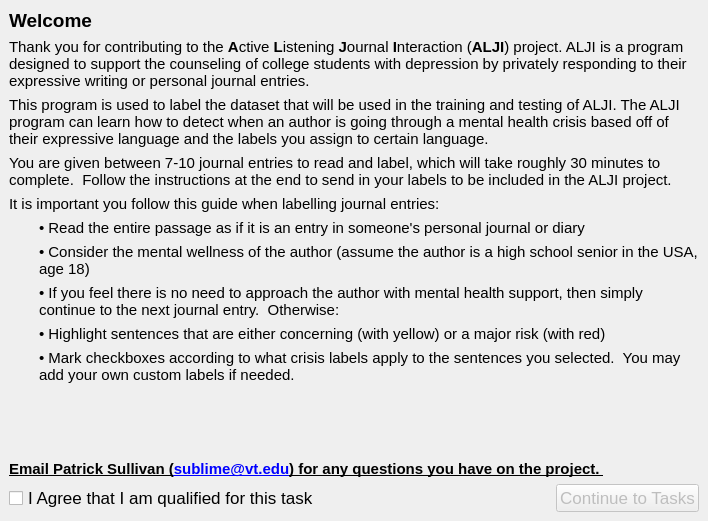
<?xml version="1.0" encoding="UTF-8"?>
<ui version="4.0">
 <author>Patrick Sullivan</author>
 <class>IntroWindow</class>
 <widget class="QMainWindow" name="IntroWindow">
  <property name="geometry">
   <rect>
    <x>0</x>
    <y>0</y>
    <width>708</width>
    <height>521</height>
   </rect>
  </property>
  <property name="minimumSize">
   <size>
    <width>300</width>
    <height>300</height>
   </size>
  </property>
  <property name="windowTitle">
   <string>ALJI Journal Label Helper</string>
  </property>
  <property name="layoutDirection">
   <enum>Qt::LeftToRight</enum>
  </property>
  <widget class="QWidget" name="centralwidget">
   <property name="minimumSize">
    <size>
     <width>618</width>
     <height>471</height>
    </size>
   </property>
   <layout class="QVBoxLayout" name="verticalLayout">
    <item>
     <widget class="QLabel" name="WelcomeLabel">
      <property name="font">
       <font>
        <pointsize>14</pointsize>
        <weight>75</weight>
        <bold>true</bold>
       </font>
      </property>
      <property name="frameShape">
       <enum>QFrame::NoFrame</enum>
      </property>
      <property name="text">
       <string>Welcome</string>
      </property>
      <property name="scaledContents">
       <bool>false</bool>
      </property>
      <property name="alignment">
       <set>Qt::AlignLeading|Qt::AlignLeft|Qt::AlignTop</set>
      </property>
      <property name="wordWrap">
       <bool>true</bool>
      </property>
     </widget>
    </item>
    <item>
     <widget class="QLabel" name="InstructionsLabel">
      <property name="enabled">
       <bool>true</bool>
      </property>
      <property name="font">
       <font>
        <pointsize>11</pointsize>
       </font>
      </property>
      <property name="mouseTracking">
       <bool>false</bool>
      </property>
      <property name="acceptDrops">
       <bool>false</bool>
      </property>
      <property name="autoFillBackground">
       <bool>false</bool>
      </property>
      <property name="frameShape">
       <enum>QFrame::NoFrame</enum>
      </property>
      <property name="text">
       <string>&lt;html&gt;&lt;head/&gt;&lt;body&gt;&lt;p&gt;Thank you for contributing to the &lt;span style=&quot; font-weight:600;&quot;&gt;A&lt;/span&gt;ctive &lt;span style=&quot; font-weight:600;&quot;&gt;L&lt;/span&gt;istening &lt;span style=&quot; font-weight:600;&quot;&gt;J&lt;/span&gt;ournal &lt;span style=&quot; font-weight:600;&quot;&gt;I&lt;/span&gt;nteraction (&lt;span style=&quot; font-weight:600;&quot;&gt;ALJI&lt;/span&gt;) project.  ALJI is a program designed to support the counseling of college students with depression by privately responding to their expressive writing or personal journal entries.     &lt;/p&gt;&lt;/body&gt;&lt;/html&gt;</string>
      </property>
      <property name="textFormat">
       <enum>Qt::RichText</enum>
      </property>
      <property name="scaledContents">
       <bool>false</bool>
      </property>
      <property name="alignment">
       <set>Qt::AlignLeading|Qt::AlignLeft|Qt::AlignTop</set>
      </property>
      <property name="wordWrap">
       <bool>true</bool>
      </property>
      <property name="indent">
       <number>-1</number>
      </property>
     </widget>
    </item>
    <item>
     <widget class="QLabel" name="LabelHelpLabel">
      <property name="font">
       <font>
        <pointsize>11</pointsize>
       </font>
      </property>
      <property name="frameShape">
       <enum>QFrame::NoFrame</enum>
      </property>
      <property name="text">
       <string>&lt;html&gt;&lt;head/&gt;&lt;body&gt;&lt;p&gt;This program is used to label the dataset that will be used in the training and testing of ALJI.  The ALJI program can learn how to detect when an author is going through a mental health crisis based off of their expressive language and the labels you assign to certain language.  &lt;/p&gt;&lt;/body&gt;&lt;/html&gt;</string>
      </property>
      <property name="textFormat">
       <enum>Qt::RichText</enum>
      </property>
      <property name="alignment">
       <set>Qt::AlignLeading|Qt::AlignLeft|Qt::AlignTop</set>
      </property>
      <property name="wordWrap">
       <bool>true</bool>
      </property>
     </widget>
    </item>
    <item>
     <widget class="QLabel" name="TaskOverviewLabel">
      <property name="font">
       <font>
        <pointsize>11</pointsize>
       </font>
      </property>
      <property name="text">
       <string>You are given between 7-10 journal entries to read and label, which will take roughly 30 minutes to complete.  Follow the instructions at the end to send in your labels to be included in the ALJI project.</string>
      </property>
      <property name="textFormat">
       <enum>Qt::AutoText</enum>
      </property>
      <property name="wordWrap">
       <bool>true</bool>
      </property>
     </widget>
    </item>
    <item>
     <widget class="QLabel" name="label_2">
      <property name="font">
       <font>
        <pointsize>11</pointsize>
       </font>
      </property>
      <property name="text">
       <string>It is important you follow this guide when labelling journal entries:</string>
      </property>
      <property name="textFormat">
       <enum>Qt::AutoText</enum>
      </property>
      <property name="wordWrap">
       <bool>true</bool>
      </property>
     </widget>
    </item>
    <item>
     <layout class="QVBoxLayout" name="TaskListVertLayout">
      <property name="spacing">
       <number>6</number>
      </property>
      <property name="sizeConstraint">
       <enum>QLayout::SetDefaultConstraint</enum>
      </property>
      <property name="leftMargin">
       <number>30</number>
      </property>
      <item>
       <widget class="QLabel" name="TaskListLabel_1">
        <property name="sizePolicy">
         <sizepolicy hsizetype="Expanding" vsizetype="Minimum">
          <horstretch>0</horstretch>
          <verstretch>0</verstretch>
         </sizepolicy>
        </property>
        <property name="font">
         <font>
          <pointsize>11</pointsize>
         </font>
        </property>
        <property name="mouseTracking">
         <bool>true</bool>
        </property>
        <property name="acceptDrops">
         <bool>false</bool>
        </property>
        <property name="frameShape">
         <enum>QFrame::NoFrame</enum>
        </property>
        <property name="text">
         <string>• Read the entire passage as if it is an entry in someone's personal journal or diary</string>
        </property>
        <property name="textFormat">
         <enum>Qt::AutoText</enum>
        </property>
        <property name="scaledContents">
         <bool>false</bool>
        </property>
        <property name="alignment">
         <set>Qt::AlignLeading|Qt::AlignLeft|Qt::AlignTop</set>
        </property>
        <property name="wordWrap">
         <bool>true</bool>
        </property>
        <property name="margin">
         <number>0</number>
        </property>
        <property name="indent">
         <number>-1</number>
        </property>
       </widget>
      </item>
      <item>
       <widget class="QLabel" name="TaskListLabel_4">
        <property name="sizePolicy">
         <sizepolicy hsizetype="Expanding" vsizetype="Minimum">
          <horstretch>0</horstretch>
          <verstretch>0</verstretch>
         </sizepolicy>
        </property>
        <property name="font">
         <font>
          <pointsize>11</pointsize>
         </font>
        </property>
        <property name="mouseTracking">
         <bool>true</bool>
        </property>
        <property name="frameShape">
         <enum>QFrame::NoFrame</enum>
        </property>
        <property name="text">
         <string>• Consider the mental wellness of the author (assume the author is a high school senior in the USA, age 18)</string>
        </property>
        <property name="textFormat">
         <enum>Qt::AutoText</enum>
        </property>
        <property name="scaledContents">
         <bool>false</bool>
        </property>
        <property name="alignment">
         <set>Qt::AlignLeading|Qt::AlignLeft|Qt::AlignTop</set>
        </property>
        <property name="wordWrap">
         <bool>true</bool>
        </property>
        <property name="margin">
         <number>0</number>
        </property>
        <property name="indent">
         <number>-1</number>
        </property>
       </widget>
      </item>
      <item>
       <widget class="QLabel" name="TaskListLabel_3">
        <property name="sizePolicy">
         <sizepolicy hsizetype="Expanding" vsizetype="Minimum">
          <horstretch>0</horstretch>
          <verstretch>0</verstretch>
         </sizepolicy>
        </property>
        <property name="font">
         <font>
          <pointsize>11</pointsize>
         </font>
        </property>
        <property name="mouseTracking">
         <bool>true</bool>
        </property>
        <property name="frameShape">
         <enum>QFrame::NoFrame</enum>
        </property>
        <property name="text">
         <string>• If you feel there is no need to approach the author with mental health support, then simply continue to the next journal entry.  Otherwise:</string>
        </property>
        <property name="textFormat">
         <enum>Qt::AutoText</enum>
        </property>
        <property name="scaledContents">
         <bool>false</bool>
        </property>
        <property name="alignment">
         <set>Qt::AlignLeading|Qt::AlignLeft|Qt::AlignTop</set>
        </property>
        <property name="wordWrap">
         <bool>true</bool>
        </property>
        <property name="margin">
         <number>0</number>
        </property>
        <property name="indent">
         <number>-1</number>
        </property>
       </widget>
      </item>
      <item>
       <widget class="QLabel" name="TaskListLabel_2">
        <property name="sizePolicy">
         <sizepolicy hsizetype="Expanding" vsizetype="Minimum">
          <horstretch>0</horstretch>
          <verstretch>0</verstretch>
         </sizepolicy>
        </property>
        <property name="font">
         <font>
          <pointsize>11</pointsize>
         </font>
        </property>
        <property name="mouseTracking">
         <bool>true</bool>
        </property>
        <property name="frameShape">
         <enum>QFrame::NoFrame</enum>
        </property>
        <property name="text">
         <string>• Highlight sentences that are either concerning (with yellow) or a major risk (with red)</string>
        </property>
        <property name="textFormat">
         <enum>Qt::AutoText</enum>
        </property>
        <property name="scaledContents">
         <bool>false</bool>
        </property>
        <property name="alignment">
         <set>Qt::AlignLeading|Qt::AlignLeft|Qt::AlignTop</set>
        </property>
        <property name="wordWrap">
         <bool>true</bool>
        </property>
        <property name="margin">
         <number>0</number>
        </property>
        <property name="indent">
         <number>-1</number>
        </property>
       </widget>
      </item>
      <item>
       <widget class="QLabel" name="TaskListLabel_5">
        <property name="sizePolicy">
         <sizepolicy hsizetype="Expanding" vsizetype="Minimum">
          <horstretch>0</horstretch>
          <verstretch>0</verstretch>
         </sizepolicy>
        </property>
        <property name="font">
         <font>
          <pointsize>11</pointsize>
         </font>
        </property>
        <property name="mouseTracking">
         <bool>true</bool>
        </property>
        <property name="frameShape">
         <enum>QFrame::NoFrame</enum>
        </property>
        <property name="text">
         <string>• Mark checkboxes according to what crisis labels apply to the sentences you selected.  You may add your own custom labels if needed.</string>
        </property>
        <property name="textFormat">
         <enum>Qt::AutoText</enum>
        </property>
        <property name="scaledContents">
         <bool>false</bool>
        </property>
        <property name="alignment">
         <set>Qt::AlignLeading|Qt::AlignLeft|Qt::AlignTop</set>
        </property>
        <property name="wordWrap">
         <bool>true</bool>
        </property>
        <property name="margin">
         <number>0</number>
        </property>
        <property name="indent">
         <number>-1</number>
        </property>
       </widget>
      </item>
     </layout>
    </item>
    <item>
     <spacer name="verticalSpacer">
      <property name="orientation">
       <enum>Qt::Vertical</enum>
      </property>
      <property name="sizeHint" stdset="0">
       <size>
        <width>20</width>
        <height>40</height>
       </size>
      </property>
     </spacer>
    </item>
    <item>
     <widget class="QLabel" name="ContactMeLabel">
      <property name="sizePolicy">
       <sizepolicy hsizetype="Preferred" vsizetype="Preferred">
        <horstretch>0</horstretch>
        <verstretch>0</verstretch>
       </sizepolicy>
      </property>
      <property name="font">
       <font>
        <pointsize>11</pointsize>
        <weight>75</weight>
        <bold>true</bold>
        <underline>true</underline>
       </font>
      </property>
      <property name="frameShape">
       <enum>QFrame::NoFrame</enum>
      </property>
      <property name="text">
       <string>&lt;html&gt;&lt;head/&gt;&lt;body&gt;&lt;p&gt;Email Patrick Sullivan
(&lt;a href=&quot;mailto:sublime@vt.edu?subject=ALJI Label Helper question&quot;&gt;&lt;span style=&quot; text-decoration: underline; color:#0000ff;&quot;&gt;sublime@vt.edu&lt;/span&gt;&lt;/a&gt;)

for any questions you have on the project. 

&lt;/p&gt;&lt;/body&gt;&lt;/html&gt;</string>
      </property>
      <property name="textFormat">
       <enum>Qt::AutoText</enum>
      </property>
      <property name="scaledContents">
       <bool>false</bool>
      </property>
      <property name="alignment">
       <set>Qt::AlignLeading|Qt::AlignLeft|Qt::AlignTop</set>
      </property>
      <property name="wordWrap">
       <bool>true</bool>
      </property>
      <property name="openExternalLinks">
       <bool>true</bool>
      </property>
     </widget>
    </item>
    <item>
     <layout class="QHBoxLayout" name="BottomHoriLayout">
      <item>
       <widget class="QCheckBox" name="AcceptCheckBox">
        <property name="enabled">
         <bool>true</bool>
        </property>
        <property name="sizePolicy">
         <sizepolicy hsizetype="Maximum" vsizetype="Preferred">
          <horstretch>0</horstretch>
          <verstretch>0</verstretch>
         </sizepolicy>
        </property>
        <property name="font">
         <font>
          <pointsize>13</pointsize>
          <italic>false</italic>
          <underline>false</underline>
         </font>
        </property>
        <property name="contextMenuPolicy">
         <enum>Qt::DefaultContextMenu</enum>
        </property>
        <property name="acceptDrops">
         <bool>false</bool>
        </property>
        <property name="autoFillBackground">
         <bool>true</bool>
        </property>
        <property name="text">
         <string>I Agree that I am qualified for this task</string>
        </property>
        <property name="iconSize">
         <size>
          <width>15</width>
          <height>15</height>
         </size>
        </property>
        <property name="checkable">
         <bool>true</bool>
        </property>
        <property name="checked">
         <bool>false</bool>
        </property>
        <property name="tristate">
         <bool>false</bool>
        </property>
       </widget>
      </item>
      <item>
       <spacer name="horizontalSpacer">
        <property name="orientation">
         <enum>Qt::Horizontal</enum>
        </property>
        <property name="sizeHint" stdset="0">
         <size>
          <width>40</width>
          <height>20</height>
         </size>
        </property>
       </spacer>
      </item>
      <item>
       <widget class="QPushButton" name="ContinueButton">
        <property name="enabled">
         <bool>false</bool>
        </property>
        <property name="font">
         <font>
          <pointsize>13</pointsize>
         </font>
        </property>
        <property name="text">
         <string>Continue to Tasks</string>
        </property>
        <property name="checkable">
         <bool>false</bool>
        </property>
        <property name="checked">
         <bool>false</bool>
        </property>
        <property name="autoRepeat">
         <bool>false</bool>
        </property>
        <property name="autoExclusive">
         <bool>false</bool>
        </property>
        <property name="autoDefault">
         <bool>false</bool>
        </property>
        <property name="default">
         <bool>false</bool>
        </property>
        <property name="flat">
         <bool>false</bool>
        </property>
       </widget>
      </item>
     </layout>
    </item>
   </layout>
  </widget>
 </widget>
 <resources/>
 <connections>
  <connection>
   <sender>AcceptCheckBox</sender>
   <signal>clicked()</signal>
   <receiver>ContinueButton</receiver>
   <slot>toggle()</slot>
   <hints>
    <hint type="sourcelabel">
     <x>43</x>
     <y>446</y>
    </hint>
    <hint type="destinationlabel">
     <x>549</x>
     <y>454</y>
    </hint>
   </hints>
  </connection>
  <connection>
   <sender>ContinueButton</sender>
   <signal>clicked()</signal>
   <receiver>IntroWindow</receiver>
   <slot>close()</slot>
   <hints>
    <hint type="sourcelabel">
     <x>571</x>
     <y>451</y>
    </hint>
    <hint type="destinationlabel">
     <x>20</x>
     <y>-15</y>
    </hint>
   </hints>
  </connection>
 </connections>
</ui>
